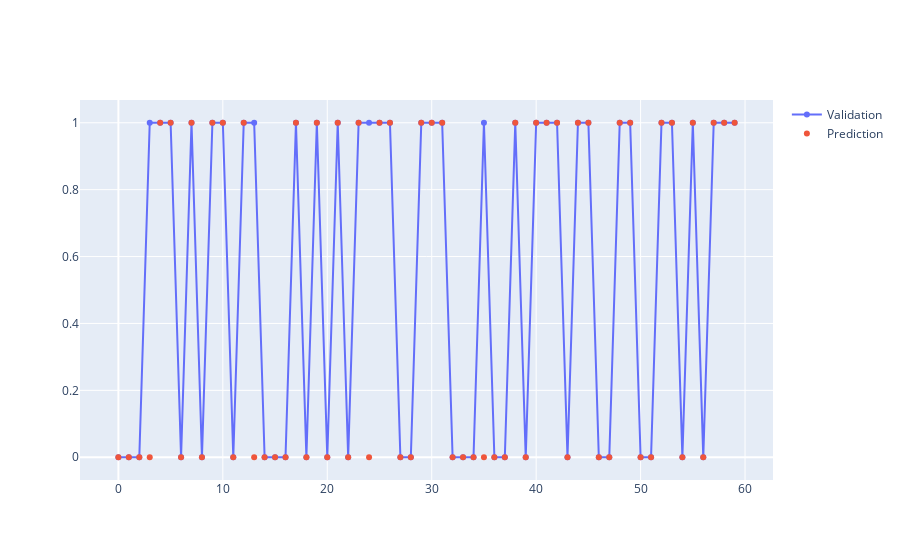

Source (notebook cell):
### Code cell
import plotly.graph_objects as go
 
fig = go.Figure()
 
 
fig.add_trace(go.Scatter(x=np.arange(0,len(y_test)), y=y_test,
                    mode='markers+lines',
                    name='Validation'))
fig.add_trace(go.Scatter(x=np.arange(0,len(y_test)), y=y_pred,
                    mode='markers',
                    name='Prediction'))

### Figure 1 — Plotly figure (JSON) as saved in the notebook; plotly's stock layout.template omitted (floating-point values rounded to 4 significant figures)
{"data": [{"mode": "markers+lines", "name": "Validation", "type": "scatter", "x": [0, 1, 2, 3, 4, 5, 6, 7, 8, 9, 10, 11, 12, 13, 14, 15, 16, 17, 18, 19, 20, 21, 22, 23, 24, 25, 26, 27, 28, 29, 30, 31, 32, 33, 34, 35, 36, 37, 38, 39, 40, 41, 42, 43, 44, 45, 46, 47, 48, 49, 50, 51, 52, 53, 54, 55, 56, 57, 58, 59], "y": [0, 0, 0, 1, 1, 1, 0, 1, 0, 1, 1, 0, 1, 1, 0, 0, 0, 1, 0, 1, 0, 1, 0, 1, 1, 1, 1, 0, 0, 1, 1, 1, 0, 0, 0, 1, 0, 0, 1, 0, 1, 1, 1, 0, 1, 1, 0, 0, 1, 1, 0, 0, 1, 1, 0, 1, 0, 1, 1, 1]}, {"mode": "markers", "name": "Prediction", "type": "scatter", "x": [0, 1, 2, 3, 4, 5, 6, 7, 8, 9, 10, 11, 12, 13, 14, 15, 16, 17, 18, 19, 20, 21, 22, 23, 24, 25, 26, 27, 28, 29, 30, 31, 32, 33, 34, 35, 36, 37, 38, 39, 40, 41, 42, 43, 44, 45, 46, 47, 48, 49, 50, 51, 52, 53, 54, 55, 56, 57, 58, 59], "y": [0, 0, 0, 0, 1, 1, 0, 1, 0, 1, 1, 0, 1, 0, 0, 0, 0, 1, 0, 1, 0, 1, 0, 1, 0, 1, 1, 0, 0, 1, 1, 1, 0, 0, 0, 0, 0, 0, 1, 0, 1, 1, 1, 0, 1, 1, 0, 0, 1, 1, 0, 0, 1, 1, 0, 1, 0, 1, 1, 1]}], "layout": {}}
